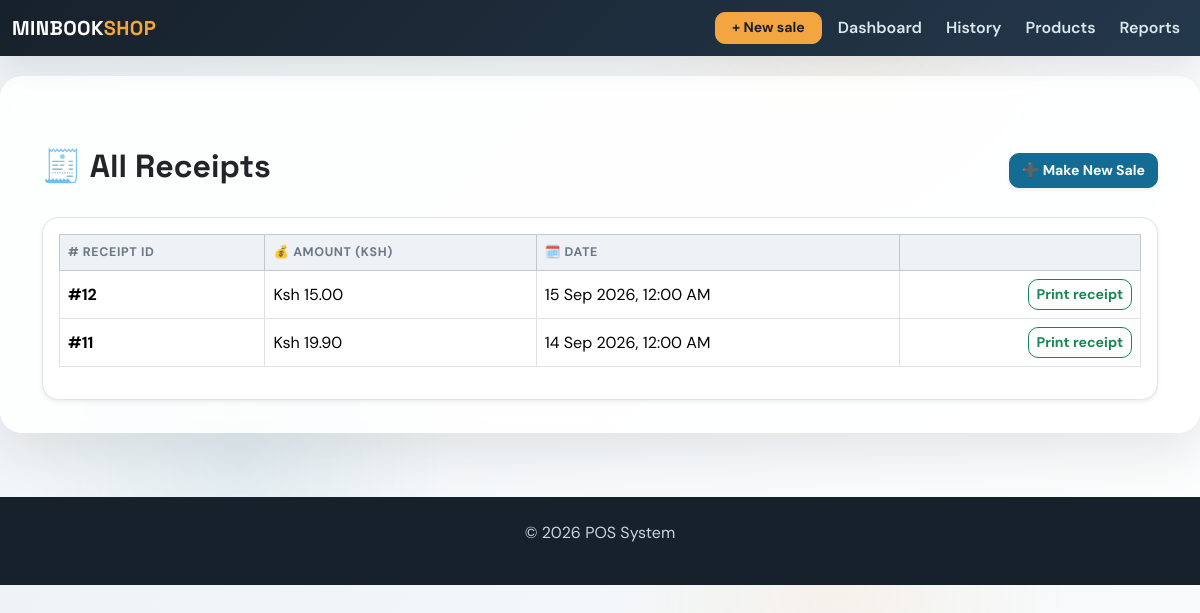
The app's page /receipts, older data.
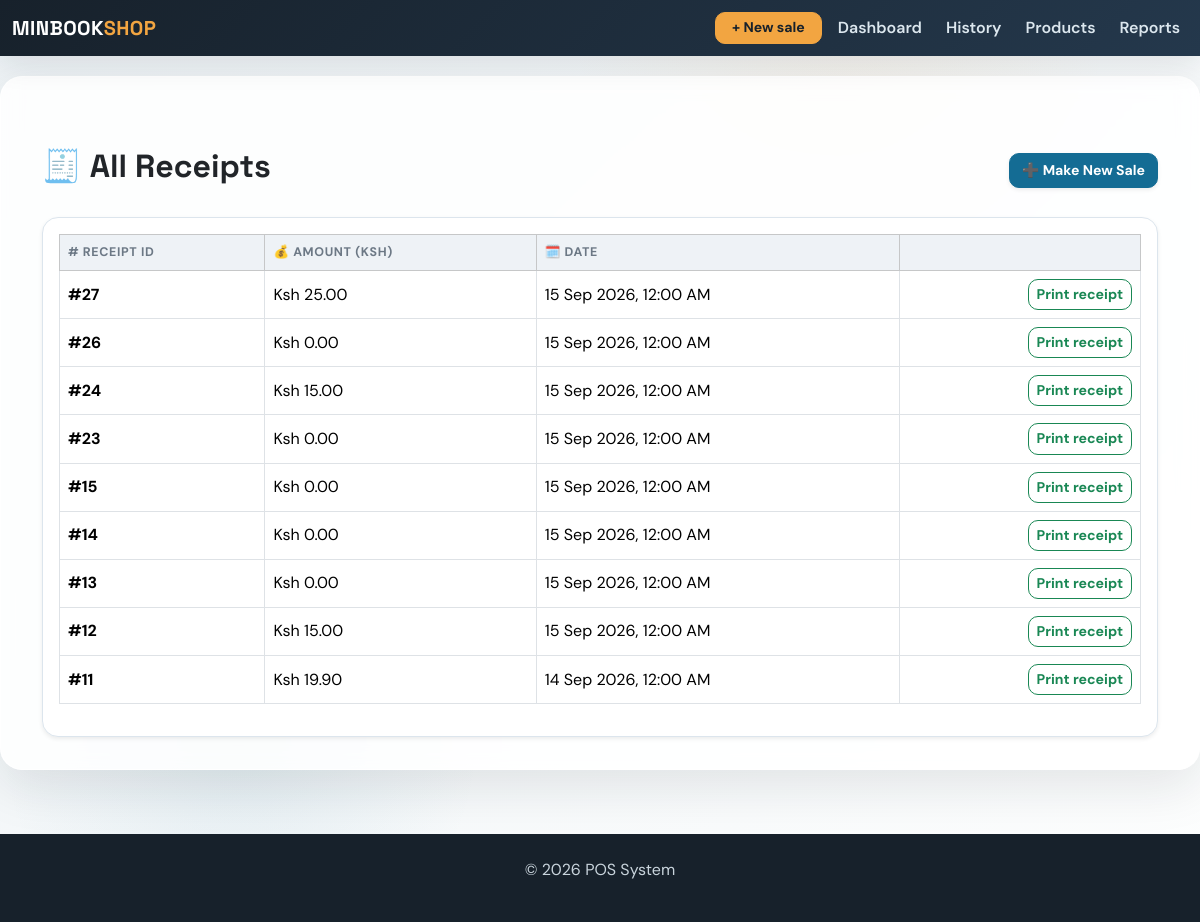
The same page, newer data.
### app/models.py (models this page shows, shortened)
class Sale(db.Model):
    id = db.Column(db.Integer, primary_key=True)
    amount = db.Column(db.Float, nullable=False)
    date = db.Column(db.Date, default=datetime.utcnow)
    user_id = db.Column(db.Integer, db.ForeignKey('user.id'), nullable=False)  # ForeignKey to User
    user = db.relationship('User', backref=db.backref('sales', lazy=True))  # Relationship with User
    product_id = db.Column(db.Integer, db.ForeignKey('product.id'), nullable=True)  # Legacy first product
    product = db.relationship('Product', backref=db.backref('sales', lazy=True))  # Relationship with Product
    quantity = db.Column(db.Integer, nullable=True)  # Legacy total quantity
    payment_method = db.Column(db.String(20), nullable=False, default='Cash')
    customer_name = db.Column(db.String(120), nullable=True)
    document_type = db.Column(db.String(20), nullable=False, default='receipt')
    discount = db.Column(db.Float, nullable=False, default=0.00)
    deposit = db.Column(db.Float, nullable=False, default=0.00)
    items = db.relationship('SaleItem', back_populates='sale', cascade='all, delete-orphan')

### app/routes.py (the view)
@main.route('/receipts')
def receipts():
    receipts_data = Sale.query.filter_by(document_type='receipt').order_by(Sale.id.desc()).all()
    return render_template('receipts.html', receipts=receipts_data)

### app/routes.py (called while the page is built)
@main.app_context_processor
def inject_now():
    return {'current_year': datetime.now().year}

### app/templates/receipts.html (shortened to what this page needs)
{% extends 'base.html' %}
{% block content %}
<div class="container mt-5">
    <div class="d-flex justify-content-between align-items-center mb-4">
        <h2 class="text-dark">🧾 All Receipts</h2>
        <a href="{{ url_for('main.sales') }}" class="btn btn-primary shadow-sm">➕ Make New Sale</a>
    </div>
    {% if receipts %}
    <div class="card shadow-sm rounded-4">
        <div class="card-body table-responsive">
            <table class="table table-hover table-bordered align-middle">
                <thead class="table-light">
                    <tr>
                        <th scope="col"># Receipt ID</th>
                        <th scope="col">💰 Amount (Ksh)</th>
                        <th scope="col">🗓️ Date</th>
                        <th scope="col"></th>
                    </tr>
                </thead>
                <tbody>
                    {% for receipt in receipts %}
                    <tr>
                        <td><strong>#{{ receipt.id }}</strong></td>
                        <td>Ksh {{ "{:,.2f}".format(receipt.amount) }}</td>
                        <td>{{ receipt.date.strftime('%d %b %Y, %I:%M %p') }}</td>
                        <td class="text-end"><a href="{{ url_for('main.receipt', sale_id=receipt.id) }}" class="btn btn-sm btn-outline-success" target="_blank">Print receipt</a></td>
                    </tr>
                    {% endfor %}
                </tbody>
            </table>
        </div>
    </div>
    {% else %}
    <div class="alert alert-info mt-3" role="alert">
        📭 No receipts found. Make a sale to generate receipts.
    </div>
    {% endif %}
</div>
{% endblock %}

### app/templates/base.html (shortened to what this page needs)
<!DOCTYPE html>
<html lang="en">
<head>
    <link href="https://cdn.jsdelivr.net/npm/bootstrap@5.3.3/dist/css/bootstrap.min.css" rel="stylesheet">
</head>
<body>
<nav class="navbar navbar-expand-lg navbar-dark bg-dark fixed-top">
    <div class="container-fluid">
        <a class="navbar-brand" href="{{ url_for('main.dashboard') }}">MINBOOK<span class="text-warning">SHOP</span></a>
        <div class="collapse navbar-collapse" id="navbarNavDropdown">
            <ul class="navbar-nav ms-auto align-items-lg-center gap-lg-2">
                <li class="nav-item"><a class="btn btn-warning btn-sm px-3" href="{{ url_for('main.add_sale') }}">+ New sale</a></li>
                <li class="nav-item"><a class="nav-link" href="{{ url_for('main.dashboard') }}">Dashboard</a></li>
                <li class="nav-item">
                    <a class="nav-link" href="{{ url_for('main.sales') }}">History</a>
                </li>
                <li class="nav-item">
                    <a class="nav-link" href="{{ url_for('main.products') }}">Products</a>
                </li>
                <li class="nav-item"><a class="nav-link" href="{{ url_for('main.revenue') }}">Reports</a></li>
            </ul>
        </div>
    </div>
</nav>
<div class="container page-shell">
    {% block content %}
    {% endblock %}
</div>
<footer class="text-center">
    <div class="container">
        <p>&copy; {{ current_year if current_year else "2025" }} POS System </p>
    </div>
</footer>
</body>
</html>

### app/templates/base.html (style rules this page uses)
:root { --ink: #17212b; --muted: #6c7885; --paper: #eef3f6; --line: #dce5ed; --brand: #146c94; --brand-dark: #0d506b; --brand-soft: #eaf6f9; --accent: #f2a541; --accent-soft: #ffe9cb; --success: #2d936c; --success-soft: #dff8ee; --danger: #b84b45; --shadow: rgba(23,33,43,.10); --table-head: #eef2f6; }
* { box-sizing: border-box; }
body { padding-top: 76px; background: radial-gradient(circle at 70% 0%, rgba(242,165,65,.08), transparent 22%), radial-gradient(circle at 20% 80%, rgba(20,108,148,.08), transparent 20%), linear-gradient(135deg, var(--paper), #fdfefe); color: var(--ink); font-family: 'DM Sans', sans-serif; }
h1, h2, h3, h4, h5, .navbar-brand { font-family: 'Space Grotesk', sans-serif; font-weight: 700; }
.navbar { background: linear-gradient(135deg, #17212b, #24384c) !important; box-shadow: 0 8px 30px var(--shadow); }
.navbar-brand { letter-spacing: .02em; color: #fff !important; }
.navbar-brand .text-warning { color: var(--accent) !important; }
.nav-link { color: #dce7ee !important; font-weight: 600; }
.page-shell { max-width: 1240px; background: rgba(255,255,255,.84); border: 1px solid rgba(255,255,255,.8); border-radius: 22px; padding: 22px 24px 32px; box-shadow: 0 18px 50px var(--shadow); backdrop-filter: blur(10px); }
.card { border: 1px solid var(--line); border-radius: 16px; box-shadow: 0 8px 24px var(--shadow); background-color: #fff; }
.btn { border-radius: 10px; font-weight: 700; font-size: .88rem; transition: all .2s ease; }
.btn-primary { background: var(--brand); border-color: var(--brand); box-shadow: 0 6px 14px rgba(20,108,148,.16); }
.btn-warning { background: var(--accent); border-color: var(--accent); color: #17212b; }
.table { --bs-table-bg: transparent; vertical-align: middle; }
.table thead th { color: var(--muted); background: var(--table-head); font-size: .78rem; letter-spacing: .05em; text-transform: uppercase; border-bottom-width: 1px; }
.table tbody tr { transition: background-color .2s ease, transform .2s ease; }
.table-responsive { border-radius: 14px; }
footer { background: #17212b; color: #c9d4dc; padding: 24px 0; margin-top: 64px; }

Row changes from the older to the newer data that the page shows:
added Sale: id "27", amount "25.00", date "15 Sep 2026, 12:00 AM"
added Sale: id "26", amount "0.00", date "15 Sep 2026, 12:00 AM"
added Sale: id "24", amount "15.00", date "15 Sep 2026, 12:00 AM"
added Sale: id "23", amount "0.00", date "15 Sep 2026, 12:00 AM"
added Sale: id "15", amount "0.00", date "15 Sep 2026, 12:00 AM"
added Sale: id "14", amount "0.00", date "15 Sep 2026, 12:00 AM"
added Sale: id "13", amount "0.00", date "15 Sep 2026, 12:00 AM"
